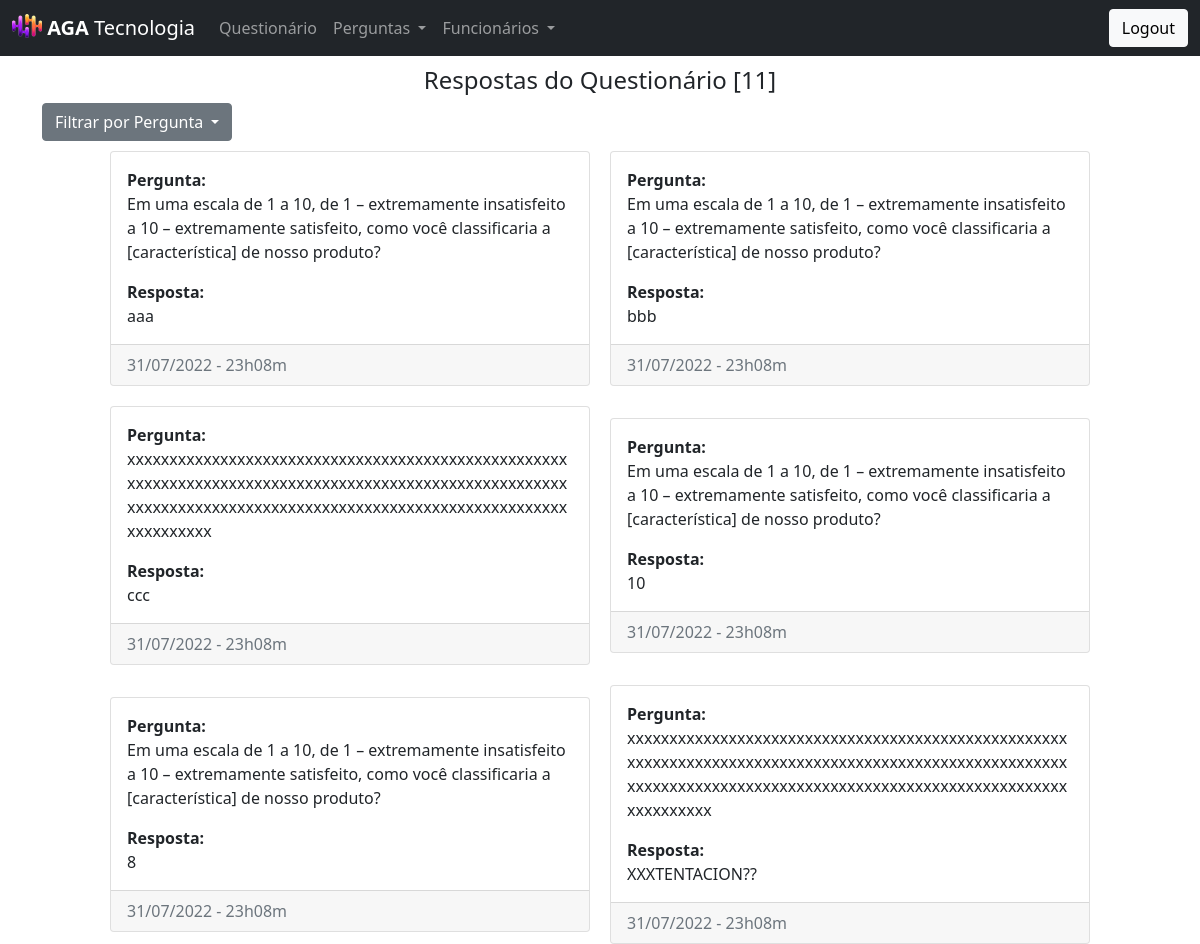
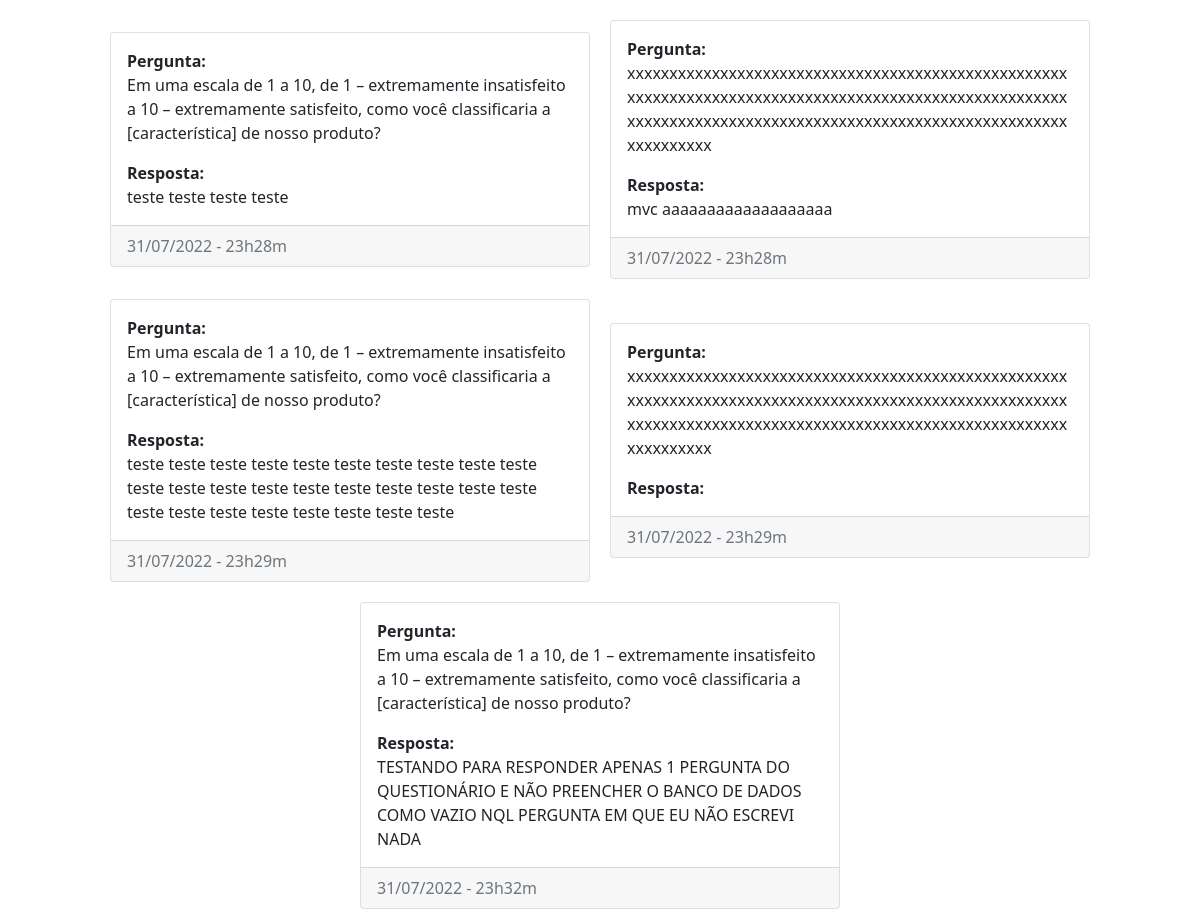
Before: /answer-manage (signed in) with the older database file (2 pictures, top to bottom).
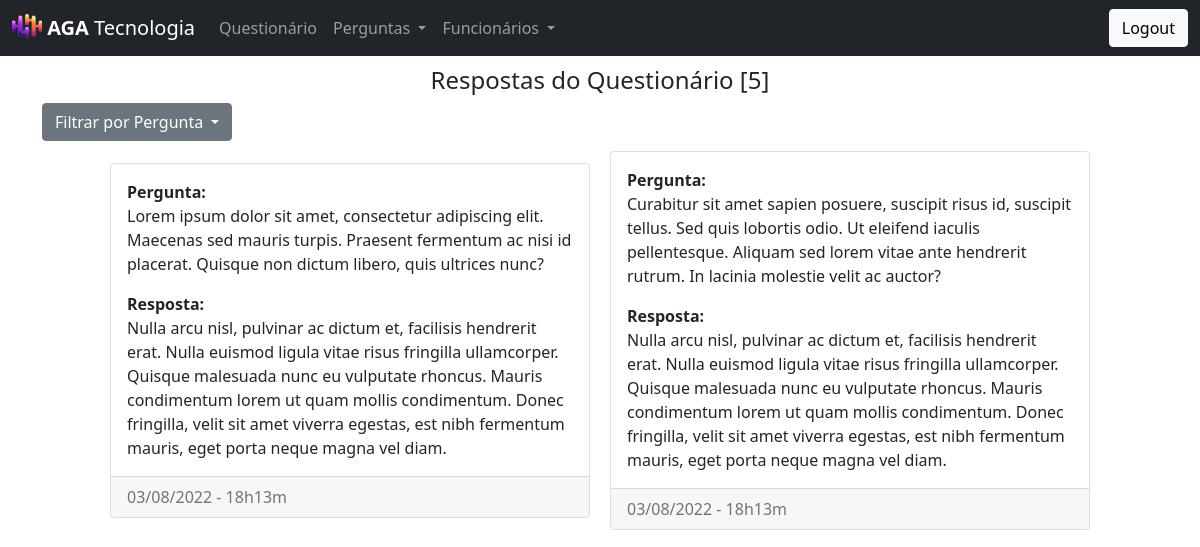
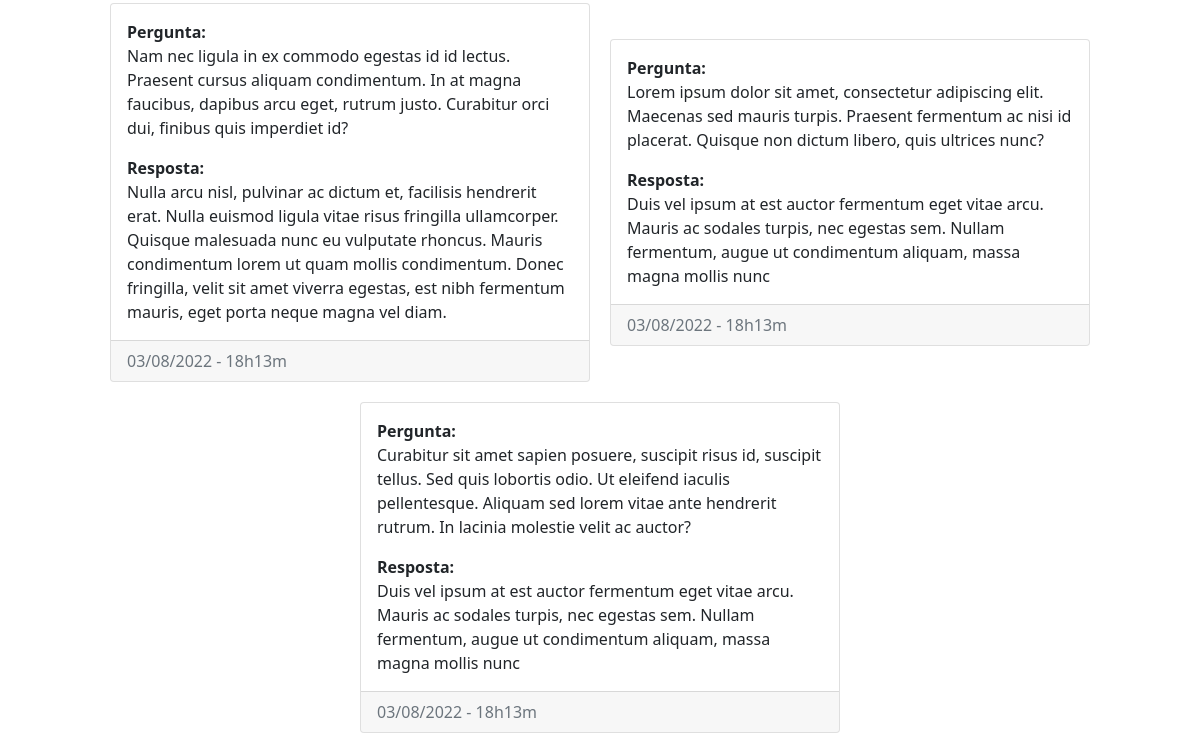
After: the same page with the newer database file (2 pictures, top to bottom).
### tables this page shows
CREATE TABLE `resposta` (
  `id` int NOT NULL AUTO_INCREMENT,
  `id_pergunta` int NOT NULL,
  `descricao` text NOT NULL,
  `data_envio` timestamp NOT NULL DEFAULT CURRENT_TIMESTAMP,
  PRIMARY KEY (`id`),
  KEY `id_pergunta` (`id_pergunta`),
  CONSTRAINT `resposta_ibfk_1` FOREIGN KEY (`id_pergunta`) REFERENCES `pergunta` (`id`)
);

CREATE TABLE `pergunta` (
  `id` int NOT NULL AUTO_INCREMENT,
  `descricao` text NOT NULL,
  `ativo` char(1) NOT NULL DEFAULT 'S',
  PRIMARY KEY (`id`)
);

### Controller/AnswerController.php (called while the page is built, shortened)
<?php
    Class AnswerController extends Controller {
        public static function answerManage() {
            $model = new AnswerModel();
            if(isset($_GET['filter'])) {
                $arr_answer_question = $model->getAllRowsQuestionFilter( (int) $_GET['filter']);
            } else {
                $arr_answer_question = $model->getAllRows();
            }
            include "./View/modules/Answer/answer-manage.php";
        }
    }

### index.php (called while the page is built, shortened)
<?php
    include "./rotas.php";

### DAO/MySQL.php (called while the page is built)
<?php
    class MySQL extends PDO {
        private $dsn = 'mysql:host=localhost:3307;dbname=agatecnologia_db';
        private $user = "root";
        private $pass = "etecjau";
        public function __construct()
        {
            try {
                return parent::__construct(
                    $this->dsn,
                    $this->user,
                    $this->pass,
                    [PDO::MYSQL_ATTR_INIT_COMMAND =>  "SET NAMES 'UTF8'"]
                );
            } catch (PDOException $e) {
                echo "[X] - Ocorreu um erro inesperado ao tentar se conectar ao MySQL.";
            }
        }
    }

### Model/AnswerModel.php (called while the page is built, shortened)
<?php
    class AnswerModel {
        public function getAllRows() {
            $dao = new AnswerDAO();
            return $dao->joinSelectQuestionAndAnswer();
        }
    }

### DAO/AnswerDAO.php (called while the page is built, shortened)
<?php
    class AnswerDAO {
        public $conexao;
        public function __construct()
        {
            include_once 'MySQL.php';
            $this->conexao = new MySQL();
        }
        function joinSelectQuestionAndAnswer() {
            $sql = "SELECT p.id as id, p.descricao as pergunta, r.descricao as resposta,
            DATE_FORMAT(r.data_envio, '%d/%m/%Y - %Hh%im') as data_envio
            FROM resposta r
            JOIN pergunta p ON (p.id = r.id_pergunta);";
            $stmt = $this->conexao->prepare($sql);
            $stmt->execute();
            return $stmt->fetchAll(PDO::FETCH_CLASS);
        }
    }

### View/modules/Answer/answer-manage.php (the view, shortened to what this page needs)
<!DOCTYPE html>
<html lang="pt-br">
<head>
    <?php include "./View/includes/css_config.php" ?>
    <link rel="stylesheet" href="./../../../View/css/answer_manage.css">
</head>
<body>
    <header>
        <?php include "./View/includes/cabecalho.php" ?>
    </header>
    <main>
        <section>
            <div class="header-questions">
                <h4>
                    Respostas do Questionário [<?= count($arr_answer_question) ?>]
                </h4>
            </div>
            <div class="filter-questions">
                <div class="container text-left">
                    <div class="dropdown">
                      <a class="btn btn-secondary dropdown-toggle text-decoration-none" href="#" role="button" id="dropdownMenuLink" data-bs-toggle="dropdown" aria-expanded="false">
                        Filtrar por Pergunta
                      </a>
                    </div>
                  </div>
                </div>
            <div class="container-questions">
                <?php foreach ($arr_answer_question as $item): ?>
                    <div class="card">
                      <div class="card-body">
                        <p>
                            <strong>Pergunta:</strong> <br> <?= $item->pergunta ?>
                        </p>
                        <p class="card-text">
                            <strong>Resposta:</strong> <br> <?= $item->resposta ?>
                        </p>
                      </div>
                      <div class="card-footer text-muted">
                        <?= $item->data_envio ?>
                      </div>
                    </div>
                <?php endforeach ?>
            </div>
        </section>
    </main>
</body>
</html>

Changed rows visible on the page:
removed resposta: id_pergunta.descricao "Em uma escala de 1 a 10, de 1 – extremamente insatisfeito a 10 – extremamente satisfeito, como você classificaria a [característica] de nosso produto?", descricao "aaa", data_envio "31/07/2022 - 23h08m"
removed resposta: id_pergunta.descricao "Em uma escala de 1 a 10, de 1 – extremamente insatisfeito a 10 – extremamente satisfeito, como você classificaria a [característica] de nosso produto?", descricao "bbb", data_envio "31/07/2022 - 23h08m"
removed resposta: id_pergunta.descricao "xxxxxxxxxxxxxxxxxxxxxxxxxxxxxxxxxxxxxxxxxxxxxxxxxxxxxxxxxxxxxxxxxxxxxxxxxxxxxxxxxxxxxxxxxxxxxxxxxxxxxxxxxxxxxxxxxxxxxxxxxxxxxxxxxxxxxxxxxxxxxxxxxxxxxxxxxxxxxxxxxxxxxx", descricao "ccc", data_envio "31/07/2022 - 23h08m"
removed resposta: id_pergunta.descricao "xxxxxxxxxxxxxxxxxxxxxxxxxxxxxxxxxxxxxxxxxxxxxxxxxxxxxxxxxxxxxxxxxxxxxxxxxxxxxxxxxxxxxxxxxxxxxxxxxxxxxxxxxxxxxxxxxxxxxxxxxxxxxxxxxxxxxxxxxxxxxxxxxxxxxxxxxxxxxxxxxxxxxx", descricao "XXXTENTACION??", data_envio "31/07/2022 - 23h08m"
removed resposta: id_pergunta.descricao "Em uma escala de 1 a 10, de 1 – extremamente insatisfeito a 10 – extremamente satisfeito, como você classificaria a [característica] de nosso produto?", descricao "teste teste teste teste", data_envio "31/07/2022 - 23h28m"
removed resposta: id_pergunta.descricao "xxxxxxxxxxxxxxxxxxxxxxxxxxxxxxxxxxxxxxxxxxxxxxxxxxxxxxxxxxxxxxxxxxxxxxxxxxxxxxxxxxxxxxxxxxxxxxxxxxxxxxxxxxxxxxxxxxxxxxxxxxxxxxxxxxxxxxxxxxxxxxxxxxxxxxxxxxxxxxxxxxxxxx", descricao "mvc aaaaaaaaaaaaaaaaaaa", data_envio "31/07/2022 - 23h28m"
removed resposta: id_pergunta.descricao "Em uma escala de 1 a 10, de 1 – extremamente insatisfeito a 10 – extremamente satisfeito, como você classificaria a [característica] de nosso produto?", descricao "teste teste teste teste teste teste teste teste teste teste teste teste teste teste teste teste teste teste teste teste teste teste teste teste teste teste teste teste", data_envio "31/07/2022 - 23h29m"
removed resposta: id_pergunta.descricao "xxxxxxxxxxxxxxxxxxxxxxxxxxxxxxxxxxxxxxxxxxxxxxxxxxxxxxxxxxxxxxxxxxxxxxxxxxxxxxxxxxxxxxxxxxxxxxxxxxxxxxxxxxxxxxxxxxxxxxxxxxxxxxxxxxxxxxxxxxxxxxxxxxxxxxxxxxxxxxxxxxxxxx", data_envio "31/07/2022 - 23h29m"
removed resposta: id_pergunta.descricao "Em uma escala de 1 a 10, de 1 – extremamente insatisfeito a 10 – extremamente satisfeito, como você classificaria a [característica] de nosso produto?", descricao "TESTANDO PARA RESPONDER APENAS 1 PERGUNTA DO QUESTIONÁRIO E NÃO PREENCHER O BANCO DE DADOS COMO VAZIO NQL PERGUNTA EM QUE EU NÃO ESCREVI NADA", data_envio "31/07/2022 - 23h32m"
added resposta: id_pergunta.descricao "Lorem ipsum dolor sit amet, consectetur adipiscing elit. Maecenas sed mauris turpis. Praesent fermentum ac nisi id placerat. Quisque non dictum libero, quis ultrices nunc?", descricao "Nulla arcu nisl, pulvinar ac dictum et, facilisis hendrerit erat. Nulla euismod ligula vitae risus fringilla ullamcorper. Quisque malesuada nunc eu vulputate rhoncus. Mauris condimentum lorem ut quam mollis condimentum. Donec fringilla, velit sit amet viverra egestas, est nibh fermentum mauris, eget porta neque magna vel diam.", data_envio "03/08/2022 - 18h13m"
added resposta: id_pergunta.descricao "Curabitur sit amet sapien posuere, suscipit risus id, suscipit tellus. Sed quis lobortis odio. Ut eleifend iaculis pellentesque. Aliquam sed lorem vitae ante hendrerit rutrum. In lacinia molestie velit ac auctor?", descricao "Nulla arcu nisl, pulvinar ac dictum et, facilisis hendrerit erat. Nulla euismod ligula vitae risus fringilla ullamcorper. Quisque malesuada nunc eu vulputate rhoncus. Mauris condimentum lorem ut quam mollis condimentum. Donec fringilla, velit sit amet viverra egestas, est nibh fermentum mauris, eget porta neque magna vel diam.", data_envio "03/08/2022 - 18h13m"
added resposta: id_pergunta.descricao "Nam nec ligula in ex commodo egestas id id lectus. Praesent cursus aliquam condimentum. In at magna faucibus, dapibus arcu eget, rutrum justo. Curabitur orci dui, finibus quis imperdiet id?", descricao "Nulla arcu nisl, pulvinar ac dictum et, facilisis hendrerit erat. Nulla euismod ligula vitae risus fringilla ullamcorper. Quisque malesuada nunc eu vulputate rhoncus. Mauris condimentum lorem ut quam mollis condimentum. Donec fringilla, velit sit amet viverra egestas, est nibh fermentum mauris, eget porta neque magna vel diam.", data_envio "03/08/2022 - 18h13m"
changed resposta (number 4 of 5 on the later page): id_pergunta.descricao "Em uma escala de 1 a 10, de 1 – extremamente insatisfeito a 10 – extremamente satisfeito, como você classificaria a [característica] de nosso produto?" → "Lorem ipsum dolor sit amet, consectetur adipiscing elit. Maecenas sed mauris turpis. Praesent fermentum ac nisi id placerat. Quisque non dictum libero, quis ultrices nunc?"; descricao "10" → "Duis vel ipsum at est auctor fermentum eget vitae arcu. Mauris ac sodales turpis, nec egestas sem. Nullam fermentum, augue ut condimentum aliquam, massa magna mollis nunc"; data_envio "31/07/2022 - 23h08m" → "03/08/2022 - 18h13m"
changed resposta (number 5 of 5 on the later page): id_pergunta.descricao "Em uma escala de 1 a 10, de 1 – extremamente insatisfeito a 10 – extremamente satisfeito, como você classificaria a [característica] de nosso produto?" → "Curabitur sit amet sapien posuere, suscipit risus id, suscipit tellus. Sed quis lobortis odio. Ut eleifend iaculis pellentesque. Aliquam sed lorem vitae ante hendrerit rutrum. In lacinia molestie velit ac auctor?"; descricao "8" → "Duis vel ipsum at est auctor fermentum eget vitae arcu. Mauris ac sodales turpis, nec egestas sem. Nullam fermentum, augue ut condimentum aliquam, massa magna mollis nunc"; data_envio "31/07/2022 - 23h08m" → "03/08/2022 - 18h13m"
Other visible differences:
count($arr_answer_question): "11" → "5"
